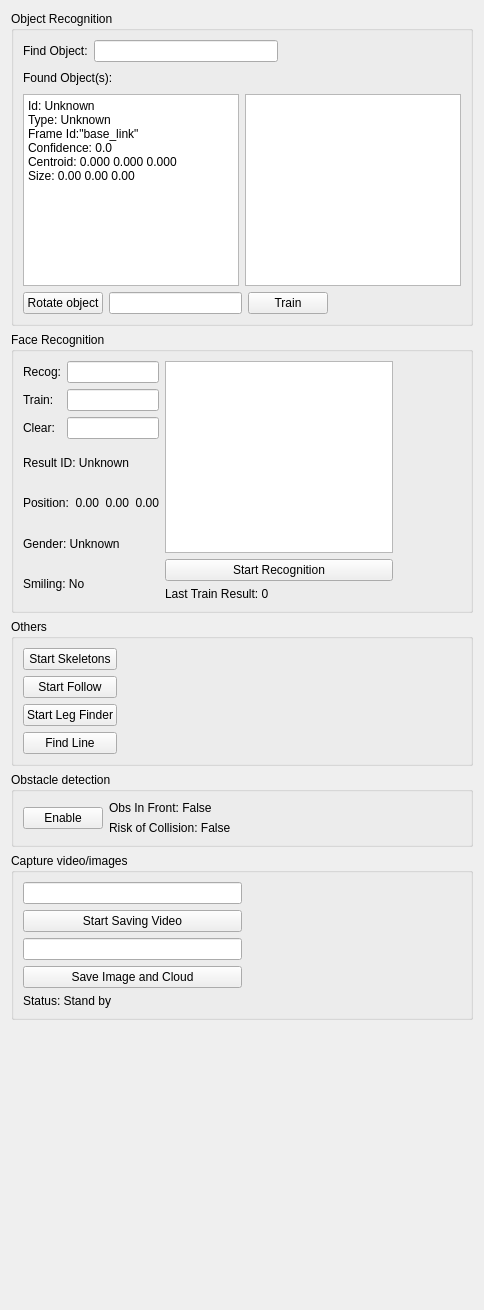
           <widget class="QWidget" name="scrollAreaWidgetContents_3">
            <property name="geometry">
             <rect>
              <x>0</x>
              <y>0</y>
              <width>484</width>
              <height>1310</height>
             </rect>
            </property>
            <layout class="QVBoxLayout" name="verticalLayout_16">
             <item>
              <layout class="QHBoxLayout" name="horizontalLayout_2">
               <item>
                <layout class="QVBoxLayout" name="verticalLayout_12">
                 <item>
                  <widget class="QGroupBox" name="gbObjRecog">
                   <property name="title">
                    <string>Object Recognition</string>
                   </property>
                   <layout class="QGridLayout" name="gridLayout_10">
                    <item row="0" column="0">
                     <layout class="QHBoxLayout" name="horizontalLayout_12">
                      <item>
                       <widget class="QLabel" name="objLblGoalObject">
                        <property name="text">
                         <string>Find Object:</string>
                        </property>
                       </widget>
                      </item>
                      <item>
                       <widget class="QLineEdit" name="objTxtGoalObject"/>
                      </item>
                      <item>
                       <spacer name="horizontalSpacer_10">
                        <property name="orientation">
                         <enum>Qt::Horizontal</enum>
                        </property>
                        <property name="sizeHint" stdset="0">
                         <size>
                          <width>40</width>
                          <height>20</height>
                         </size>
                        </property>
                       </spacer>
                      </item>
                     </layout>
                    </item>
                    <item row="3" column="0">
                     <layout class="QHBoxLayout" name="horizontalLayout_15">
                      <item>
                       <widget class="QPushButton" name="rotateButton">
                        <property name="text">
                         <string>Rotate object</string>
                        </property>
                       </widget>
                      </item>
                      <item>
                       <widget class="QLineEdit" name="objTxtGoalObject_2"/>
                      </item>
                      <item>
                       <widget class="QPushButton" name="trainObjButton">
                        <property name="text">
                         <string>Train</string>
                        </property>
                       </widget>
                      </item>
                      <item>
                       <spacer name="horizontalSpacer_12">
                        <property name="orientation">
                         <enum>Qt::Horizontal</enum>
                        </property>
                        <property name="sizeHint" stdset="0">
                         <size>
                          <width>40</width>
                          <height>20</height>
                         </size>
                        </property>
                       </spacer>
                      </item>
                     </layout>
                    </item>
                    <item row="2" column="1">
                     <spacer name="horizontalSpacer_15">
                      <property name="orientation">
                       <enum>Qt::Horizontal</enum>
                      </property>
                      <property name="sizeHint" stdset="0">
                       <size>
                        <width>13</width>
                        <height>136</height>
                       </size>
                      </property>
                     </spacer>
                    </item>
                    <item row="1" column="0">
                     <layout class="QHBoxLayout" name="horizontalLayout_14">
                      <item>
                       <widget class="QLabel" name="objLblFound">
                        <property name="text">
                         <string>Found Object(s):</string>
                        </property>
                       </widget>
                      </item>
                      <item>
                       <spacer name="horizontalSpacer_11">
                        <property name="orientation">
                         <enum>Qt::Horizontal</enum>
                        </property>
                        <property name="sizeHint" stdset="0">
                         <size>
                          <width>40</width>
                          <height>20</height>
                         </size>
                        </property>
                       </spacer>
                      </item>
                     </layout>
                    </item>
                    <item row="2" column="0">
                     <layout class="QHBoxLayout" name="horizontalLayout_16">
                      <item>
                       <widget class="QPlainTextEdit" name="objTxtResults">
                        <property name="lineWrapMode">
                         <enum>QPlainTextEdit::NoWrap</enum>
                        </property>
                        <property name="plainText">
                         <string>Id: Unknown
Type: Unknown
Frame Id:&quot;base_link&quot;
Confidence: 0.0
Centroid: 0.000 0.000 0.000
Size: 0.00 0.00 0.00</string>
                        </property>
                       </widget>
                      </item>
                      <item>
                       <widget class="QGraphicsView" name="objGraResult"/>
                      </item>
                      <item>
                       <spacer name="horizontalSpacer_14">
                        <property name="orientation">
                         <enum>Qt::Horizontal</enum>
                        </property>
                        <property name="sizeHint" stdset="0">
                         <size>
                          <width>40</width>
                          <height>20</height>
                         </size>
                        </property>
                       </spacer>
                      </item>
                     </layout>
                    </item>
                   </layout>
                  </widget>
                 </item>
                 <item>
                  <widget class="QGroupBox" name="gbFaceRecog">
                   <property name="title">
                    <string>Face Recognition</string>
                   </property>
                   <layout class="QHBoxLayout" name="horizontalLayout_20">
                    <item>
                     <layout class="QVBoxLayout" name="verticalLayout_18">
                      <item>
                       <layout class="QFormLayout" name="formLayout">
                        <item row="0" column="0">
                         <widget class="QLabel" name="facLblRecog">
                          <property name="text">
                           <string>Recog:</string>
                          </property>
                         </widget>
                        </item>
                        <item row="0" column="1">
                         <widget class="QLineEdit" name="facTxtRecog"/>
                        </item>
                        <item row="1" column="0">
                         <widget class="QLabel" name="facLblTrain">
                          <property name="text">
                           <string>Train:</string>
                          </property>
                         </widget>
                        </item>
                        <item row="1" column="1">
                         <widget class="QLineEdit" name="facTxtTrain"/>
                        </item>
                        <item row="2" column="0">
                         <widget class="QLabel" name="facLblClear">
                          <property name="text">
                           <string>Clear:</string>
                          </property>
                         </widget>
                        </item>
                        <item row="2" column="1">
                         <widget class="QLineEdit" name="facTxtClear"/>
                        </item>
                       </layout>
                      </item>
                      <item>
                       <widget class="QLabel" name="facLblResultID">
                        <property name="text">
                         <string>Result ID: Unknown</string>
                        </property>
                       </widget>
                      </item>
                      <item>
                       <widget class="QLabel" name="facLblResultPose">
                        <property name="text">
                         <string>Position:  0.00  0.00  0.00</string>
                        </property>
                       </widget>
                      </item>
                      <item>
                       <widget class="QLabel" name="facLblResultGender">
                        <property name="text">
                         <string>Gender: Unknown</string>
                        </property>
                       </widget>
                      </item>
                      <item>
                       <widget class="QLabel" name="facLblResultSmile">
                        <property name="text">
                         <string>Smiling: No</string>
                        </property>
                       </widget>
                      </item>
                     </layout>
                    </item>
                    <item>
                     <layout class="QVBoxLayout" name="verticalLayout_14">
                      <item>
                       <widget class="QGraphicsView" name="facGraResult"/>
                      </item>
                      <item>
                       <widget class="QPushButton" name="facBtnStartRecog">
                        <property name="text">
                         <string>Start Recognition</string>
                        </property>
                       </widget>
                      </item>
                      <item>
                       <widget class="QLabel" name="facLblTrainResult">
                        <property name="text">
                         <string>Last Train Result: 0</string>
                        </property>
                       </widget>
                      </item>
                     </layout>
                    </item>
                    <item>
                     <spacer name="horizontalSpacer_13">
                      <property name="orientation">
                       <enum>Qt::Horizontal</enum>
                      </property>
                      <property name="sizeHint" stdset="0">
                       <size>
                        <width>95</width>
                        <height>17</height>
                       </size>
                      </property>
                     </spacer>
                    </item>
                   </layout>
                  </widget>
                 </item>
                 <item>
                  <widget class="QGroupBox" name="gbSkeletons">
                   <property name="title">
                    <string>Others</string>
                   </property>
                   <layout class="QHBoxLayout" name="horizontalLayout_19">
                    <item>
                     <layout class="QVBoxLayout" name="verticalLayout_15">
                      <item>
                       <widget class="QPushButton" name="sktBtnStartRecog">
                        <property name="text">
                         <string>Start Skeletons</string>
                        </property>
                       </widget>
                      </item>
                      <item>
                       <widget class="QPushButton" name="hriBtnStartFollow">
                        <property name="text">
                         <string>Start Follow</string>
                        </property>
                       </widget>
                      </item>
                      <item>
                       <widget class="QPushButton" name="hriBtnStartLegs">
                        <property name="text">
                         <string>Start Leg Finder</string>
                        </property>
                       </widget>
                      </item>
                      <item>
                       <widget class="QPushButton" name="vsnBtnFindLines">
                        <property name="text">
                         <string>Find Line</string>
                        </property>
                       </widget>
                      </item>
                     </layout>
                    </item>
                    <item>
                     <spacer name="horizontalSpacer_18">
                      <property name="orientation">
                       <enum>Qt::Horizontal</enum>
                      </property>
                      <property name="sizeHint" stdset="0">
                       <size>
                        <width>268</width>
                        <height>17</height>
                       </size>
                      </property>
                     </spacer>
                    </item>
                   </layout>
                  </widget>
                 </item>
                 <item>
                  <widget class="QGroupBox" name="gbObsDetection">
                   <property name="title">
                    <string>Obstacle detection</string>
                   </property>
                   <layout class="QHBoxLayout" name="horizontalLayout_18">
                    <item>
                     <widget class="QPushButton" name="navBtnStartObsDetection">
                      <property name="text">
                       <string>Enable</string>
                      </property>
                     </widget>
                    </item>
                    <item>
                     <layout class="QVBoxLayout" name="verticalLayout_17">
                      <item>
                       <widget class="QLabel" name="navLblObstacleInFront">
                        <property name="text">
                         <string>Obs In Front: False</string>
                        </property>
                       </widget>
                      </item>
                      <item>
                       <widget class="QLabel" name="navLblRiskOfCollision">
                        <property name="text">
                         <string>Risk of Collision: False</string>
                        </property>
                       </widget>
                      </item>
                     </layout>
                    </item>
                    <item>
                     <spacer name="horizontalSpacer_17">
                      <property name="orientation">
                       <enum>Qt::Horizontal</enum>
                      </property>
                      <property name="sizeHint" stdset="0">
                       <size>
                        <width>153</width>
                        <height>17</height>
                       </size>
                      </property>
                     </spacer>
                    </item>
                   </layout>
                  </widget>
                 </item>
                 <item>
                  <widget class="QGroupBox" name="gbCapture">
                   <property name="title">
                    <string>Capture video/images</string>
                   </property>
                   <layout class="QHBoxLayout" name="horizontalLayout_24">
                    <item>
                     <layout class="QVBoxLayout" name="verticalLayout_19">
                      <item>
                       <widget class="QLineEdit" name="recTxtVideoFile"/>
                      </item>
                      <item>
                       <widget class="QPushButton" name="recBtnSaveVideo">
                        <property name="text">
                         <string>Start Saving Video</string>
                        </property>
                       </widget>
                      </item>
                      <item>
                       <widget class="QLineEdit" name="recTxtImgFile"/>
                      </item>
                      <item>
                       <widget class="QPushButton" name="recBtnSaveImg">
                        <property name="text">
                         <string>Save Image and Cloud</string>
                        </property>
                       </widget>
                      </item>
                      <item>
                       <widget class="QLabel" name="recLblStatus">
                        <property name="text">
                         <string>Status: Stand by</string>
                        </property>
                       </widget>
                      </item>
                     </layout>
                    </item>
                    <item>
                     <spacer name="horizontalSpacer_19">
                      <property name="orientation">
                       <enum>Qt::Horizontal</enum>
                      </property>
                      <property name="sizeHint" stdset="0">
                       <size>
                        <width>186</width>
                        <height>17</height>
                       </size>
                      </property>
                     </spacer>
                    </item>
                   </layout>
                  </widget>
                 </item>
                </layout>
               </item>
               <item>
                <spacer name="horizontalSpacer_16">
                 <property name="orientation">
                  <enum>Qt::Horizontal</enum>
                 </property>
                 <property name="sizeHint" stdset="0">
                  <size>
                   <width>40</width>
                   <height>20</height>
                  </size>
                 </property>
                </spacer>
               </item>
              </layout>
             </item>
             <item>
              <spacer name="verticalSpacer_3">
               <property name="orientation">
                <enum>Qt::Vertical</enum>
               </property>
               <property name="sizeHint" stdset="0">
                <size>
                 <width>20</width>
                 <height>254</height>
                </size>
               </property>
              </spacer>
             </item>
            </layout>
           </widget>
